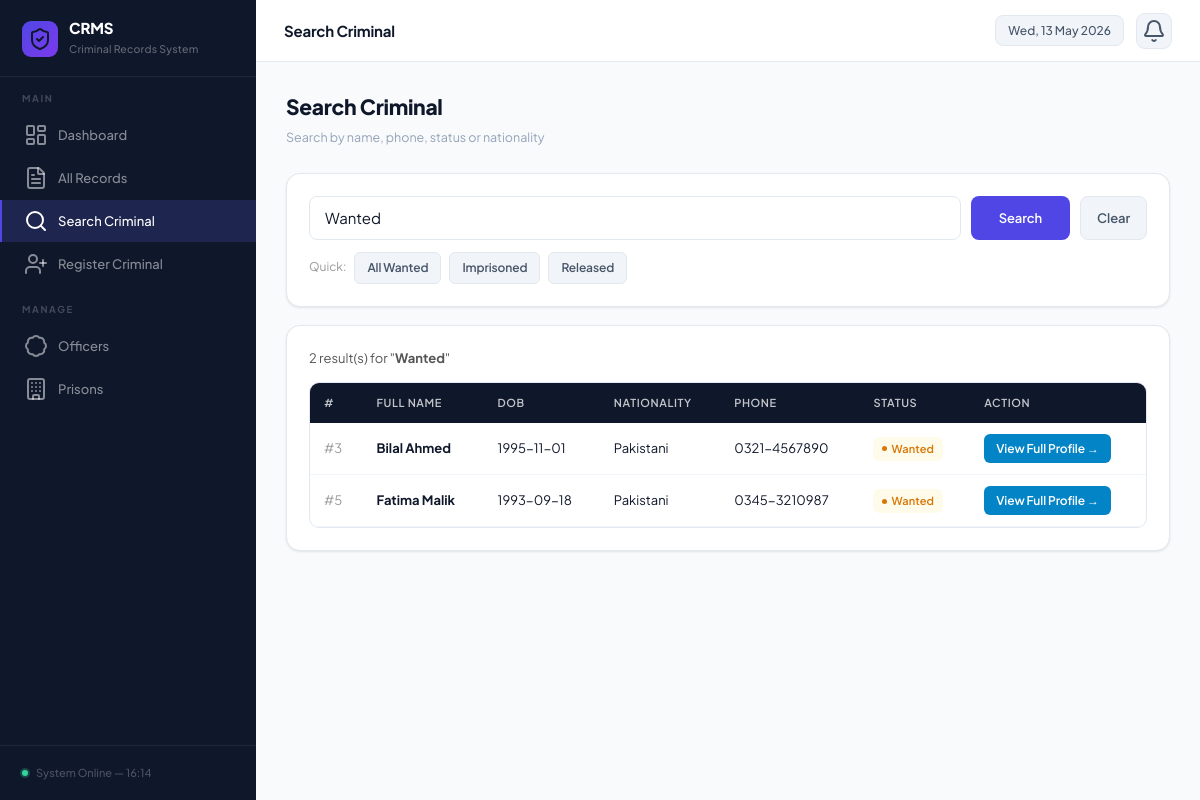
Page /search.php?query=Wanted on the committed database.
### tables this page shows
CREATE TABLE Criminal (
    criminal_id   INT AUTO_INCREMENT PRIMARY KEY,
    first_name    VARCHAR(50) NOT NULL,
    last_name     VARCHAR(50) NOT NULL,
    date_of_birth DATE,
    gender        VARCHAR(10),
    nationality   VARCHAR(50),
    address       TEXT,
    phone         VARCHAR(20),
    status        VARCHAR(20) DEFAULT 'Wanted'
);

### search.php (the view, shortened to what this page needs)
<?php
include 'db.php';
include 'header.php';
$results = []; $searched = false; $q = '';
if (!empty($_GET['query'])) {
 $searched = true;
 $q = trim($_GET['query']);
 $sq = mysqli_real_escape_string($conn, $q);
 $res = mysqli_query($conn,
 "SELECT * FROM Criminal
 WHERE first_name LIKE '%$sq%' OR last_name LIKE '%$sq%'
 OR nationality LIKE '%$sq%' OR phone LIKE '%$sq%'
 OR status LIKE '%$sq%' OR address LIKE '%$sq%'
 ORDER BY first_name");
 while ($r = mysqli_fetch_assoc($res)) $results[] = $r;
}
?>
<div class="page-hdr"><div><h2> Search Criminal</h2><p>Search by name, phone, status or nationality</p></div></div>
<div class="card">
 <form method="GET">
 <div class="search-box">
 <input type="text" name="query" placeholder="Type a name, phone number, or status (e.g. Wanted)..." value="<?=htmlspecialchars($q)?>" style="font-size:15px;">
 <button type="submit" class="btn btn-primary" style="padding:11px 28px;"> Search</button>
 <?php if($searched):?><a href="search.php" class="btn btn-gray" style="padding:11px 16px;">Clear</a><?php endif;?>
 </div>
 </form>
 <div style="display:flex;gap:8px;margin-top:12px;flex-wrap:wrap;">
 <span style="font-size:12px;color:#999;line-height:30px;">Quick:</span>
 <a href="?query=Wanted" class="btn btn-gray btn-sm"> All Wanted</a>
 <a href="?query=Imprisoned" class="btn btn-gray btn-sm"> Imprisoned</a>
 <a href="?query=Released" class="btn btn-gray btn-sm"> Released</a>
 </div>
</div>
<?php if ($searched): ?>
<div class="card">
 <div style="margin-bottom:14px;font-size:13px;color:#555;">
 <?=count($results)?> result(s) for "<strong><?=htmlspecialchars($q)?></strong>"
 </div>
 <?php if(empty($results)): ?>
 <div style="text-align:center;padding:40px;color:#7f8c8d;">
 <div style="font-size:40px;margin-bottom:10px;"></div>
 <p>No criminals found. Try a different search term.</p>
 </div>
 <?php else: ?>
 <div class="tbl-wrap"><table>
 <thead><tr><th>#</th><th>Full Name</th><th>DOB</th><th>Nationality</th><th>Phone</th><th>Status</th><th>Action</th></tr></thead>
 <tbody>
 <?php foreach($results as $r):
 $b = match($r['status']){'Imprisoned'=>'b-red','Released'=>'b-green','Wanted'=>'b-orange',default=>'b-blue'};
 ?>
 <tr>
 <td style="color:#999;">#<?=$r['criminal_id']?></td>
 <td><strong><?=$r['first_name'].' '.$r['last_name']?></strong></td>
 <td><?=$r['date_of_birth']?></td>
 <td><?=$r['nationality']?></td>
 <td><?=$r['phone']?></td>
 <td><span class="badge <?=$b?>"><?=$r['status']?></span></td>
 <td><a href="profile.php?id=<?=$r['criminal_id']?>" class="btn btn-blue btn-sm">View Full Profile →</a></td>
 </tr>
 <?php endforeach; ?>
 </tbody>
 </table></div>
 <?php endif; ?>
</div>
<?php endif; ?>
<?php include 'footer.php'; ?>

### header.php (style rules this page uses)
:root { --bg: #f8fafc; --surface: #ffffff; --surface-alt: #f1f5f9; --sidebar-bg: #0f172a; --sidebar-hover: rgba(255,255,255,.06); --sidebar-act: rgba(99,102,241,.18); --indigo: #4f46e5; --indigo-lt: #eef2ff; --indigo-dk: #4338ca; --sky: #0284c7; --sky-lt: #f0f9ff; --emerald: #059669; --emerald-lt: #ecfdf5; --amber: #d97706; --amber-lt: #fffbeb; --rose: #e11d48; --rose-lt: #fff1f2; --violet: #7c3aed; --violet-lt: #f5f3ff; --txt: #0f172a; --txt-mid: #475569; --txt-soft: #94a3b8; --border: #e2e8f0; --border-lt: #f1f5f9; --shadow-xs: 0 1px 2px rgba(0,0,0,.05); --shadow-sm: 0 1px 3px rgba(0,0,0,.07), 0 1px 2px rgba(0,0,0,.04); --shadow: 0 4px 6px -1px rgba(0,0,0,.07), 0 2px 4px -2px rgba(0,0,0,.04); --shadow-md: 0 10px 15px -3px rgba(0,0,0,.07), 0 4px 6px -4px rgba(0,0,0,.04); --shadow-lg: 0 20px 25px -5px rgba(0,0,0,.08), 0 8px 10px -6px rgba(0,0,0,.04); --radius: 10px; --radius-lg: 14px; --radius-xl: 18px; --sw: 256px; --th: 62px; --trans: all .18s cubic-bezier(.4,0,.2,1); }
*, *::before, *::after { margin:0; padding:0; box-sizing:border-box; }
html { scroll-behavior:smooth; }
body { font-family:'Plus Jakarta Sans', system-ui, sans-serif; background:var(--bg); color:var(--txt); font-size:13.5px; line-height:1.6; -webkit-font-smoothing:antialiased; }
.page-hdr { display:flex; justify-content:space-between; align-items:center; margin-bottom:26px; }
.page-hdr h2 { font-size:21px; font-weight:800; color:var(--txt); letter-spacing:-.3px; }
.page-hdr p { font-size:12.5px; color:var(--txt-soft); margin-top:3px; }
.card { background:var(--surface); border:1px solid var(--border); border-radius:var(--radius-lg); padding:22px; margin-bottom:18px; box-shadow:var(--shadow-sm); transition:var(--trans); }
.btn { display:inline-flex; align-items:center; gap:6px; padding:9px 18px; border:none; border-radius:8px; font-family:inherit; font-size:13px; font-weight:600; cursor:pointer; text-decoration:none; transition:var(--trans); letter-spacing:-.1px; white-space:nowrap; }
.btn-primary { background:var(--indigo); color:#fff; }
.btn-blue { background:var(--sky); color:#fff; }
.btn-gray { background:var(--surface-alt); color:var(--txt-mid); border:1px solid var(--border); }
.btn-sm { padding:5px 12px; font-size:12px; border-radius:6px; }
.tbl-wrap { overflow-x:auto; border-radius:var(--radius); overflow:hidden; border:1px solid var(--border); }
table { width:100%; border-collapse:collapse; }
thead tr { background:var(--sidebar-bg); }
thead th { padding:11px 14px; text-align:left; font-size:11px; font-weight:600; letter-spacing:.6px; text-transform:uppercase; color:rgba(255,255,255,.75); white-space:nowrap; }
tbody tr { border-bottom:1px solid var(--border-lt); transition:var(--trans); }
tbody td { padding:11px 14px; vertical-align:middle; font-size:13px; }
.badge { display:inline-flex; align-items:center; gap:4px; padding:3px 9px; border-radius:6px; font-size:11px; font-weight:600; white-space:nowrap; letter-spacing:.1px; }
.badge::before { content:''; width:5px; height:5px; border-radius:50%; flex-shrink:0; }
.b-orange { background:var(--amber-lt); color:var(--amber); }
.b-orange::before { background:var(--amber); }
input,select,textarea { padding:9px 13px; border:1px solid var(--border); border-radius:8px; font-size:13px; font-family:inherit; color:var(--txt); background:var(--surface); outline:none; transition:var(--trans); width:100%; }
input::placeholder,textarea::placeholder { color:var(--txt-soft); }
.search-box { display:flex; gap:10px; }
.search-box input { flex:1; font-size:14px; padding:10px 15px; }

### rows in the picture
criminal: criminal_id "3", first_name "Bilal", last_name "Ahmed", date_of_birth "1995-11-01", nationality "Pakistani", phone "0321-4567890", status "Wanted"
criminal: criminal_id "5", first_name "Fatima", last_name "Malik", date_of_birth "1993-09-18", nationality "Pakistani", phone "0345-3210987", status "Wanted"

### other values in the picture
$pageTitle "Search Criminal"
count($results) "2"
$q "Wanted"
